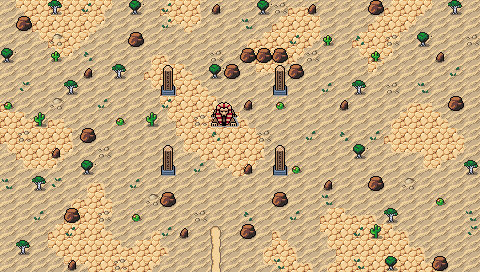

Rendered tile map (Tiled .tmx) drawn with the repository's tilesets; below, a short description and the map source with its tile grids summarised:
An orthogonal 30x17 tile map with 16x16 px tiles, 3 tile layers (Background, Ground, Clutter), 2 tilesets and 20 objects.

<map version="1.10" tiledversion="1.10.1" orientation="orthogonal" renderorder="right-down" width="30" height="17" tilewidth="16" tileheight="16" infinite="0" nextlayerid="7" nextobjectid="81">
 <editorsettings>
  <export target="wastetown..tmx" format="tmx" />
 </editorsettings>
 <tileset firstgid="1" source="../../../../common/maps/tileset/main.tsx" />
 <tileset firstgid="10113" source="../../../../common/maps/tileset/buildings.tsx" />
 <layer id="1" name="Background" width="30" height="17">
  <data>[510 cells, 510 non-empty, 2 distinct tile ids]</data>
 </layer>
 <layer id="2" name="Ground" width="30" height="17">
  <data>[510 cells, 187 non-empty, 19 distinct tile ids]</data>
 </layer>
 <layer id="3" name="Clutter" width="30" height="17">
  <properties>
   <property name="spriteLayer" type="bool" value="true" />
  </properties>
  <data>[510 cells, 117 non-empty, 19 distinct tile ids]</data>
 </layer>
 <objectgroup id="4" name="Objects">
  <object id="38" template="../../../../common/maps/obj/entry_up.tx" x="201.5" y="272" width="32.75" height="16">
   <properties>
    <property name="teleport" value="" />
   </properties>
  </object>
  <object id="51" template="../../../../common/maps/obj/treasure.tx" x="247.923" y="92.8391" />
  <object id="56" template="../../../../common/maps/obj/collision.tx" x="-16" y="0" width="16" height="272" />
  <object id="57" template="../../../../common/maps/obj/collision.tx" x="480" y="0" width="16" height="272" />
  <object id="58" template="../../../../common/maps/obj/collision.tx" x="-16" y="272" width="512" height="16" />
  <object id="59" template="../../../../common/maps/obj/collision.tx" x="-16" y="-16" width="512" height="16" />
  <object id="60" template="../../../../common/maps/obj/booster.tx" x="186.604" y="93.0526">
   <properties>
    <property name="reward">[
  {
    "editions": [ "MIR", "VIS", "WTH" ],
    "type": "card",
    "count": 10,
    "rarity": [ "Common" ]
    "colors": [ "white","green"]
  },
  {
    "editions": [ "MIR", "VIS", "WTH" ],
    "type": "card",
    "count": 3,
    "rarity": [ "Uncommon" ]
    "colors": [ "white","green" ]
  },
  {
    "editions": [ "MIR", "VIS", "WTH" ],
    "type": "card",
    "count": 1,
    "rarity": [ "Rare" ]
    "colors": [ "white","green" ]
  }
]
</property>
   </properties>
  </object>
  <object id="65" template="../../../../common/maps/obj/enemy.tx" x="82.9032" y="115.999">
   <properties>
    <property name="enemy" value="Stray Cat" />
    <property name="fleeRange" value="30" />
    <property name="pursueRange" type="int" value="30" />
    <property name="threatRange" type="int" value="50" />
   </properties>
  </object>
  <object id="66" template="../../../../common/maps/obj/enemy.tx" x="362.673" y="135.857">
   <properties>
    <property name="enemy" value="Stray Cat" />
    <property name="fleeRange" value="30" />
    <property name="pursueRange" type="int" value="30" />
    <property name="threatRange" type="int" value="30" />
    <property name="waypoints" value="67,70" />
   </properties>
  </object>
  <object id="67" template="../../../../common/maps/obj/waypoint.tx" x="300.895" y="134.533" />
  <object id="70" template="../../../../common/maps/obj/waypoint.tx" x="441.662" y="135.415" />
  <object id="71" template="../../../../common/maps/obj/enemy.tx" x="211.419" y="41.7638" visible="1">
   <properties>
    <property name="enemy" value="Leonin Warrior" />
    <property name="fleeRange" value="30" />
    <property name="pursueRange" type="int" value="30" />
    <property name="threatRange" type="int" value="60" />
    <property name="waypoints" value="74,75" />
   </properties>
  </object>
  <object id="73" template="../../../../common/maps/obj/enemy.tx" x="164.098" y="129.237" visible="1">
   <properties>
    <property name="enemy" value="Leonin Weaponmaster" />
    <property name="fleeRange" value="30" />
    <property name="pursueRange" type="int" value="30" />
    <property name="threatRange" type="int" value="30" />
   </properties>
  </object>
  <object id="74" template="../../../../common/maps/obj/waypoint.tx" x="157.038" y="51.5725" />
  <object id="75" template="../../../../common/maps/obj/waypoint.tx" x="287.01" y="32.5876" />
  <object id="76" template="../../../../common/maps/obj/enemy.tx" x="266.034" y="131.444" visible="1">
   <properties>
    <property name="enemy" value="Leonin Weaponmaster" />
    <property name="fleeRange" value="30" />
    <property name="pursueRange" type="int" value="30" />
    <property name="threatRange" type="int" value="30" />
   </properties>
  </object>
  <object id="77" template="../../../../common/maps/obj/enemy.tx" x="211.433" y="178.228" visible="1">
   <properties>
    <property name="enemy" value="Stray Cat" />
    <property name="fleeRange" value="30" />
    <property name="pursueRange" type="int" value="30" />
    <property name="threatRange" type="int" value="30" />
   </properties>
  </object>
  <object id="78" template="../../../../common/maps/obj/manashards.tx" x="241.322" y="151.743" />
  <object id="79" template="../../../../common/maps/obj/manashards.tx" x="193.223" y="150.419" />
  <object id="80" template="../../../../common/maps/obj/enemy.tx" x="228" y="95" visible="1">
   <properties>
    <property name="enemy" value="Leonin Weaponmaster" />
    <property name="fleeRange" value="30" />
    <property name="pursueRange" type="int" value="30" />
   </properties>
  </object>
 </objectgroup>
</map>
